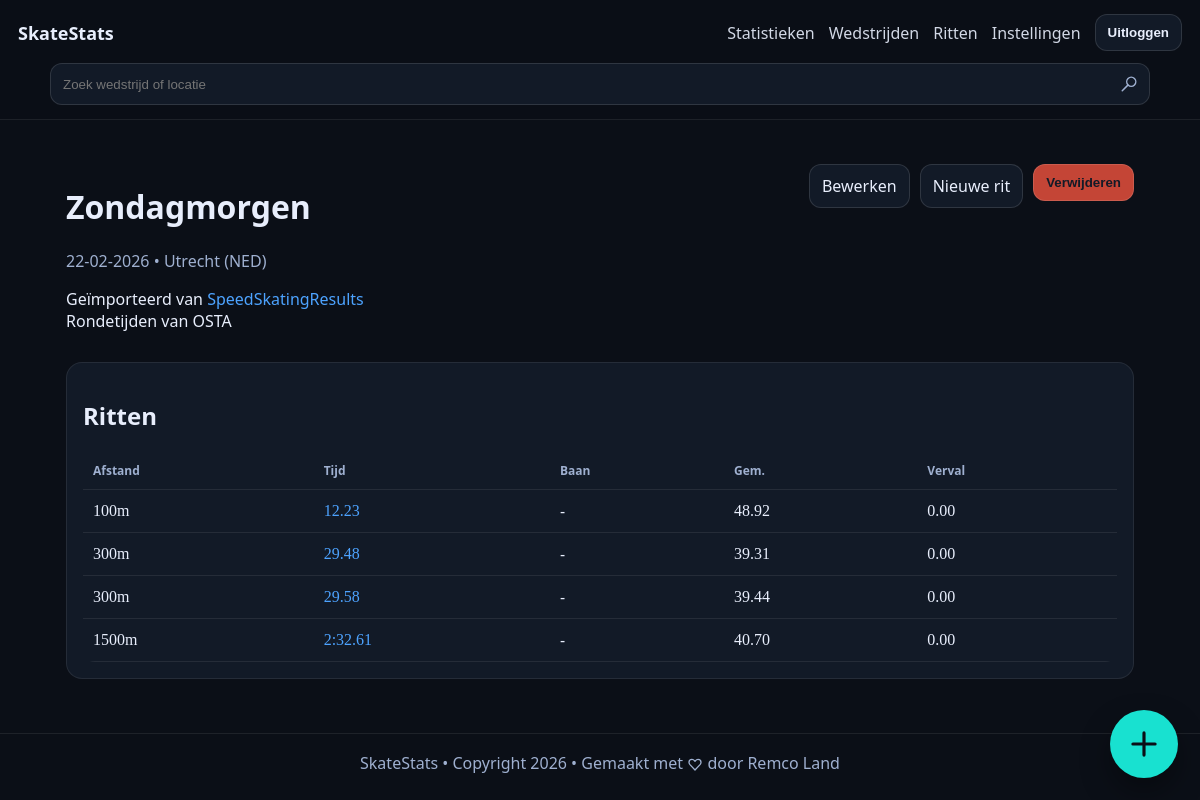
Screenshot of /competitions/241 (signed in) with the database file from the repository.
### tables this page shows
CREATE TABLE competition (
              id INTEGER PRIMARY KEY AUTOINCREMENT,
              name TEXT NOT NULL,
              venue TEXT,
              competition_date TEXT NOT NULL, -- YYYY-MM-DD
              notes TEXT,
              created_at TEXT NOT NULL
            , owner_user_id INTEGER);

CREATE TABLE race (
              id INTEGER PRIMARY KEY AUTOINCREMENT,
              competition_id INTEGER NOT NULL,
              skater_id INTEGER NOT NULL,
              distance_m INTEGER NOT NULL,
              category TEXT,
              class_name TEXT,
              lane TEXT,
              opponent TEXT,
              total_time_ms INTEGER,
              laps_csv TEXT,   -- "30.12,31.00,31.50"
              dnf INTEGER NOT NULL DEFAULT 0,
              notes TEXT,
              created_at TEXT NOT NULL,
              FOREIGN KEY (competition_id) REFERENCES competition(id) ON DELETE CASCADE,
              FOREIGN KEY (skater_id) REFERENCES skater(id) ON DELETE RESTRICT
            );

### app/main.py (the view)
@app.get("/competitions/{competition_id}", response_class=HTMLResponse)
def competition_detail(request: Request, competition_id: int):
    current_user = require_user(request)
    with db() as conn:
        comp = conn.execute(
            "SELECT * FROM competition WHERE id = ? AND owner_user_id = ?",
            (competition_id, int(current_user["id"])),
        ).fetchone()
        if not comp:
            return HTMLResponse("Competition not found", status_code=404)
        races = conn.execute(
            """
            SELECT r.*
            FROM race r
            WHERE r.competition_id = ? AND r.skater_id = ?
            ORDER BY r.distance_m ASC, r.total_time_ms ASC
            """,
            (competition_id, int(current_user["skater_id"])),
        ).fetchall()
    races_enriched = []
    for r in races:
        laps = laps_from_csv(r["laps_csv"])
        metrics = compute_race_metrics(laps, r["distance_m"])
        races_enriched.append((r, metrics))
    return render(
        request,
        "competition_detail.html",
        comp=comp,
        races=races_enriched,
        fmt_ms=fmt_ms,
        fmt_date=fmt_date_ymd_to_dmy,
        format_notes_html=format_notes_html,
    )

### app/main.py (called while the page is built)
def fmt_date_ymd_to_dmy(ymd: str | None) -> str:
    if not ymd:
        return "-"
    try:
        d = datetime.strptime(ymd, "%Y-%m-%d")
        return d.strftime("%d-%m-%Y")
    except ValueError:
        return ymd

def db() -> sqlite3.Connection:
    conn = sqlite3.connect(DB_PATH)
    conn.execute("PRAGMA foreign_keys = ON")
    conn.row_factory = sqlite3.Row
    return conn

def get_user_by_id(conn: sqlite3.Connection, user_id: int) -> Optional[sqlite3.Row]:
    return conn.execute(
        """
        SELECT u.*, s.name AS skater_name
        FROM user u
        JOIN skater s ON s.id = u.skater_id
        WHERE u.id = ?
        """,
        (user_id,),
    ).fetchone()

def normalize_theme_preference(raw_value: str) -> str:
    value = (raw_value or "").strip().lower()
    if value == "light":
        return "light"
    if value == "system":
        return "system"
    return "dark"

def resolved_theme(theme_preference: str) -> str:
    return "dark" if normalize_theme_preference(theme_preference) == "system" else normalize_theme_preference(theme_preference)

def render(request: Request, template_name: str, **ctx) -> HTMLResponse:
    tpl = templates_env.get_template(template_name)
    current_user = getattr(request.state, "user", None)
    html = tpl.render(
        app_title=APP_TITLE,
        request=request,
        current_user=current_user,
        owner_name=current_user["skater_name"] if current_user else OWNER_NAME,
        theme_preference=normalize_theme_preference(current_user["theme_preference"]) if current_user else "dark",
        active_theme=resolved_theme(current_user["theme_preference"]) if current_user else "dark",
        **ctx,
    )
    return HTMLResponse(html)

def require_user(request: Request) -> sqlite3.Row:
    current_user = getattr(request.state, "user", None)
    if current_user is None:
        raise RuntimeError("missing authenticated user")
    return current_user

def fmt_ms(ms: Optional[int]) -> str:
    if ms is None:
        return "-"
    sign = "-" if ms < 0 else ""
    total_seconds = abs(ms) / 1000.0
    minutes = int(total_seconds // 60)
    seconds = total_seconds - (minutes * 60)
    if minutes > 0:
        return f"{sign}{minutes}:{seconds:05.2f}"
    return f"{sign}{seconds:.2f}"

def opening_split_m(distance_m: int) -> int:
    if distance_m == 500:
        return 100
    if distance_m == 1500:
        return 300
    if distance_m == 100:
        return 100
    return 200

### app/templates/competition_detail.html
﻿{% extends "base.html" %}
{% block content %}
  <div class="row">
    <div>
      <h1>{{ comp.name }}</h1>
      <p class="muted">{{ fmt_date(comp.competition_date) }}{% if comp.venue %} &bull; {{ comp.venue }}{% endif %}</p>
      {% if comp.notes %}<p class="notes-block">{{ format_notes_html(comp.notes) }}</p>{% endif %}
    </div>
    <div class="row-actions">
      <a class="btn" href="/competitions/{{ comp.id }}/edit">Bewerken</a>
      <a class="btn" href="/races/new">Nieuwe rit</a>
      <form method="post" action="/competitions/{{ comp.id }}/delete" class="inline-form" onsubmit="return confirm('Weet je zeker dat je deze wedstrijd en alle gekoppelde ritten wilt verwijderen?');">
        <button type="submit" class="btn btn-danger">Verwijderen</button>
      </form>
    </div>
  </div>
  <section class="card">
    <h2>Ritten</h2>
    {% if races|length == 0 %}
      <p>Nog geen ritten in deze wedstrijd.</p>
    {% else %}
      <table>
        <thead>
          <tr>
            <th>Afstand</th><th>Tijd</th><th>Baan</th><th>Gem.</th><th>Verval</th>
          </tr>
        </thead>
        <tbody>
          {% for r, m in races %}
            <tr>
              <td class="mono">{{ r.distance_m }}m</td>
              <td class="mono"><a href="/races/{{ r.id }}">{{ fmt_ms(r.total_time_ms) }}</a>{% if r.dnf == 1 %} (DNF){% endif %}</td>
              <td>
                {% set lane_value = r.lane or "" %}
                {% set lane_norm = lane_value|lower %}
                {% if lane_value %}
                  {% if "binnen" in lane_norm %}
                    <span class="lane-dot lane-dot-indoor" aria-label="Binnenbaan" title="Binnenbaan"></span>
                  {% elif "buiten" in lane_norm %}
                    <span class="lane-dot lane-dot-outdoor" aria-label="Buitenbaan" title="Buitenbaan"></span>
                  {% else %}
                    <span class="lane-dot lane-dot-unknown" aria-label="{{ r.lane }}" title="{{ r.lane }}"></span>
                  {% endif %}
                {% else %}
                  -
                {% endif %}
              </td>
              <td class="mono">{% if m.avg_400 is not none %}{{ "%.2f"|format(m.avg_400) }}{% else %}-{% endif %}</td>
              <td class="mono">{% if m.fade_400eq is not none %}{{ "%.2f"|format(m.fade_400eq) }}{% else %}-{% endif %}</td>
            </tr>
          {% endfor %}
        </tbody>
      </table>
    {% endif %}
  </section>
{% endblock %}

### app/static/style.css (style rules this page uses)
:root { --ease-standard:cubic-bezier(.22,1,.36,1); --ease-snappy:cubic-bezier(.34,1.56,.64,1); --topbar-height:0px; --bg-dark:#0b0f17; --bg:#0b0f17; --bg-light:#121a27; --text:#e8eefc; --text-muted:#9fb0d0; --highlight:rgba(255,255,255,.12); --border:rgba(255,255,255,.08); --border-muted:rgba(255,255,255,.08); --primary:#4da3ff; --secondary:#18e1d0; --danger:#c44536; --warning:#e8b52d; --success:#42b573; --info:#4da3ff; --card:var(--bg-light); --panel:var(--bg-light); --muted:var(--text-muted); --accent:var(--primary); --accent-contrast:var(--bg-dark); --border-strong:var(--highlight); --topbar-bg:color-mix(in oklch, var(--bg) 88%, transparent); --success-bg:color-mix(in oklch, var(--success) 18%, transparent); --success-border:color-mix(in oklch, var(--success) 42%, transparent); --success-text:var(--success); --error-bg:color-mix(in oklch, var(--danger) 18%, transparent); --error-border:color-mix(in oklch, var(--danger) 42%, transparent); --error-text:var(--danger); --warning-bg:color-mix(in oklch, var(--warning) 18%, transparent); --warning-border:color-mix(in oklch, var(--warning) 42%, transparent); --warning-text:var(--warning); --tooltip-bg:var(--bg-light); --tooltip-text:var(--text); --tooltip-muted:var(--text-muted); --tooltip-link-bg:var(--text); --tooltip-link-text:var(--bg); --spark-point-fill:var(--bg-light); --spark-point-stroke:var(--accent); --fab-action-bg:var(--bg-light); --fab-action-text:var(--text); --fab-action-border:var(--border); --fab-toggle-bg:var(--secondary); --fab-toggle-text:var(--bg-dark); }
* { box-sizing:border-box; }
html, body { margin:0; padding:0; }
body { margin:0; font-family:ui-sans-serif,system-ui; background:var(--bg); color:var(--text); transition:background .18s ease,color .18s ease; }
a { color:var(--accent); text-decoration:none; }
.card { background:var(--card); border:1px solid var(--border); border-radius:16px; padding:16px; margin:14px 0; overflow:hidden; }
.row { display:flex; justify-content:space-between; align-items:flex-start; gap:12px; flex-wrap:wrap; }
.row-actions { display:flex; gap:10px; flex-wrap:wrap; }
.btn { display:inline-block; padding:10px 12px; border-radius:12px; border:1px solid var(--border-strong); background:var(--panel); color:var(--text); transition:transform .18s var(--ease-standard), box-shadow .18s ease, filter .18s ease, border-color .18s ease; }
.row-actions .btn { display:inline-block; padding:10px 12px; border-radius:12px; border:1px solid var(--border-strong); }
.inline-form { display:inline; margin:0; }
button { padding:10px 12px; border-radius:12px; border:0; background:var(--accent); color:var(--accent-contrast); font-weight:800; cursor:pointer; transition:transform .18s var(--ease-standard), box-shadow .18s ease, filter .18s ease; }
.btn-danger { background:var(--danger); color:var(--bg-light); border-color:var(--error-border); }
table { width:100%; border-collapse:collapse; overflow:hidden; border-radius:12px; }
th, td { padding:10px; border-bottom:1px solid var(--border); text-align:left; }
th { color:var(--muted); font-weight:700; font-size:12px; }
td { color:var(--text); }
.mono { font-family:ui-monospace, SFMono-Regular, Menlo, Monaco, Consolas; }
.muted { color:var(--muted); }
.notes-block a { overflow-wrap:anywhere; }
.js-reveal { --enter-offset:18px; --enter-scale:.985; }

### rows the page displays
competition: name "Zondagmorgen", competition_date "22-02-2026", venue "Utrecht (NED)", notes "Geïmporteerd van SpeedSkatingResults Rondetijden van OSTA"
race: distance_m "100", total_time_ms "12.23", avg_400 "48.92", fade_400eq "0.00"
race: distance_m "300", total_time_ms "29.48", avg_400 "39.31", fade_400eq "0.00"
race: distance_m "300", total_time_ms "29.58", avg_400 "39.44", fade_400eq "0.00"
race: distance_m "1500", total_time_ms "2:32.61", avg_400 "40.70", fade_400eq "0.00"

### other values shown
{{ app_title }} "SkateStats"
